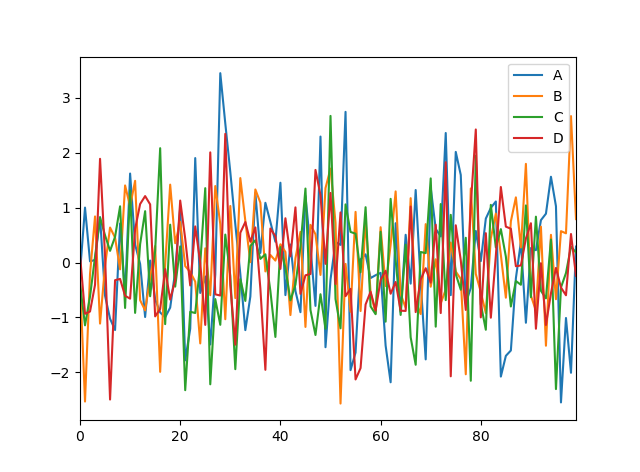

Python code for this plot:
#######
# This script creates a static matplotlib plot
######
import numpy as np
import pandas as pd
import matplotlib.pyplot as plt

# create fake data:
df = pd.DataFrame(np.random.randn(100,4),columns='A B C D'.split())
df.plot()
plt.show()
#######
# At the terminal run:  python basic1.py
# Close the plot window to close the script
######
